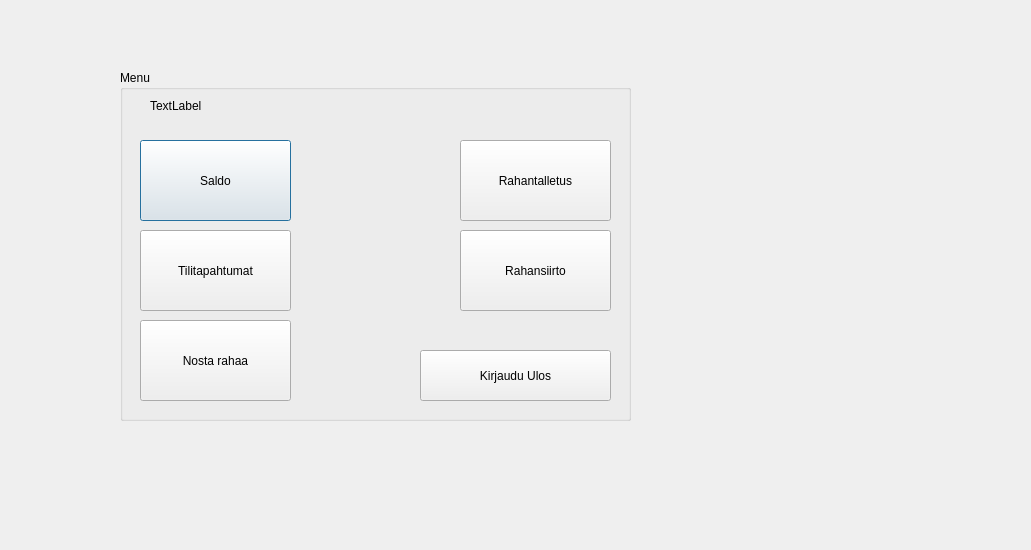
<?xml version="1.0" encoding="UTF-8"?>
<ui version="4.0">
 <class>Menu</class>
 <widget class="QDialog" name="Menu">
  <property name="geometry">
   <rect>
    <x>0</x>
    <y>0</y>
    <width>1031</width>
    <height>550</height>
   </rect>
  </property>
  <property name="sizePolicy">
   <sizepolicy hsizetype="Maximum" vsizetype="Maximum">
    <horstretch>0</horstretch>
    <verstretch>0</verstretch>
   </sizepolicy>
  </property>
  <property name="windowTitle">
   <string>Dialog</string>
  </property>
  <widget class="QGroupBox" name="groupBox">
   <property name="geometry">
    <rect>
     <x>120</x>
     <y>70</y>
     <width>511</width>
     <height>351</height>
    </rect>
   </property>
   <property name="title">
    <string>Menu</string>
   </property>
   <widget class="QPushButton" name="pushButton_saldo">
    <property name="geometry">
     <rect>
      <x>20</x>
      <y>70</y>
      <width>151</width>
      <height>81</height>
     </rect>
    </property>
    <property name="text">
     <string>Saldo</string>
    </property>
   </widget>
   <widget class="QPushButton" name="pushButton_tili">
    <property name="geometry">
     <rect>
      <x>20</x>
      <y>160</y>
      <width>151</width>
      <height>81</height>
     </rect>
    </property>
    <property name="text">
     <string>Tilitapahtumat</string>
    </property>
   </widget>
   <widget class="QPushButton" name="pushButton_nosto">
    <property name="geometry">
     <rect>
      <x>20</x>
      <y>250</y>
      <width>151</width>
      <height>81</height>
     </rect>
    </property>
    <property name="text">
     <string>Nosta rahaa</string>
    </property>
   </widget>
   <widget class="QPushButton" name="pushButton_siirto">
    <property name="geometry">
     <rect>
      <x>340</x>
      <y>160</y>
      <width>151</width>
      <height>81</height>
     </rect>
    </property>
    <property name="text">
     <string>Rahansiirto</string>
    </property>
   </widget>
   <widget class="QPushButton" name="pushButton_talletus">
    <property name="geometry">
     <rect>
      <x>340</x>
      <y>70</y>
      <width>151</width>
      <height>81</height>
     </rect>
    </property>
    <property name="text">
     <string>Rahantalletus</string>
    </property>
   </widget>
   <widget class="QPushButton" name="pushButton_ulos">
    <property name="geometry">
     <rect>
      <x>300</x>
      <y>280</y>
      <width>191</width>
      <height>51</height>
     </rect>
    </property>
    <property name="text">
     <string>Kirjaudu Ulos</string>
    </property>
   </widget>
   <widget class="QLabel" name="label_Kayttaja">
    <property name="geometry">
     <rect>
      <x>30</x>
      <y>20</y>
      <width>231</width>
      <height>31</height>
     </rect>
    </property>
    <property name="text">
     <string>TextLabel</string>
    </property>
   </widget>
  </widget>
 </widget>
 <resources/>
 <connections/>
</ui>
